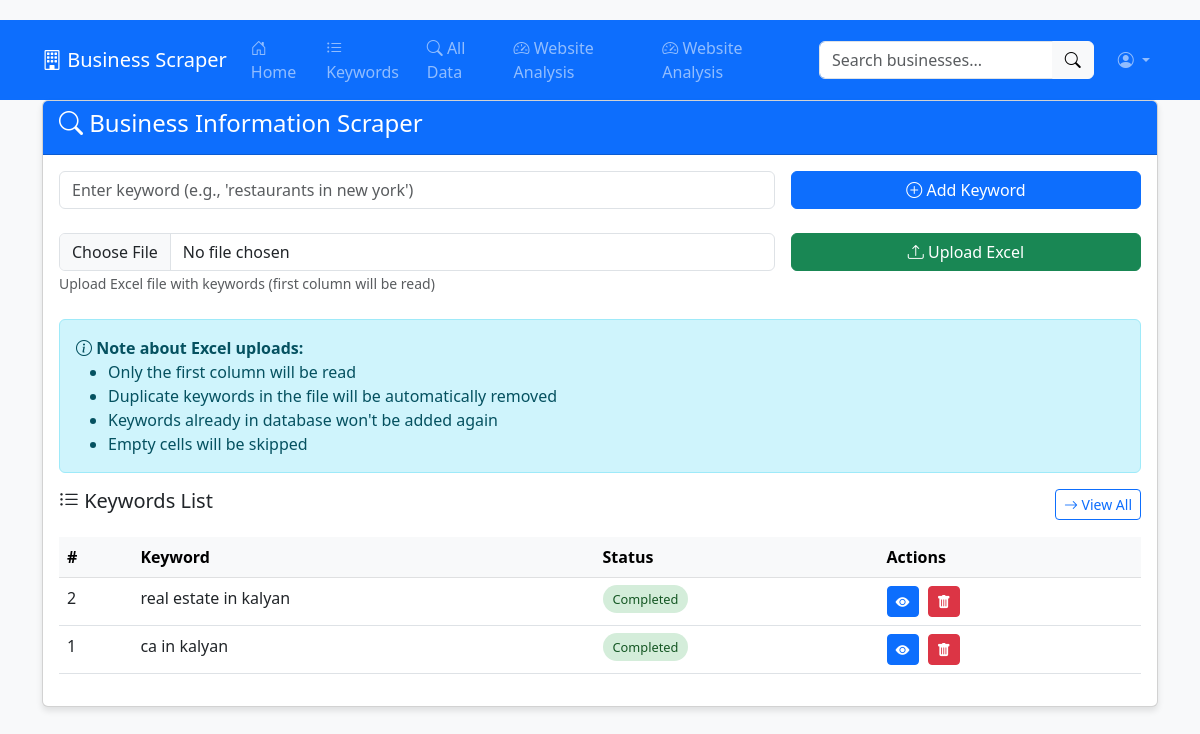
The page / on the database its author committed.
### app.py (models this page shows)
class Keyword(db.Model):
    id = db.Column(db.Integer, primary_key=True)
    keyword = db.Column(db.String(200), nullable=False)
    status = db.Column(db.String(20), default='pending')  # pending, in_progress, completed
    created_at = db.Column(db.DateTime, default=datetime.utcnow)
    completed_at = db.Column(db.DateTime, nullable=True)
    last_analyzed = db.Column(db.DateTime)

### app.py (the view, shortened to what this page needs)
@app.route('/', methods=['GET', 'POST'])
def index():
    keywords = Keyword.query.order_by(Keyword.id.desc()).all()
    return render_template('index.html', keywords=keywords)

### templates/index.html (shortened to what this page needs)
{% extends "base.html" %}
{% block content %}
<div class="card">
    <div class="card-header bg-primary text-white">
        <h4><i class="bi bi-search"></i> Business Information Scraper</h4>
    </div>
    <div class="card-body">
        <form method="POST" class="mb-4">
            <div class="row g-3">
                <div class="col-md-8">
                    <input type="text" name="keyword" class="form-control" placeholder="Enter keyword (e.g., 'restaurants in new york')" required>
                </div>
                <div class="col-md-4">
                    <button type="submit" class="btn btn-primary w-100">
                        <i class="bi bi-plus-circle"></i> Add Keyword
                    </button>
                </div>
            </div>
        </form>
        <form method="POST" action="{{ url_for('upload_file') }}" enctype="multipart/form-data" class="mb-4">
            <div class="row g-3">
                <div class="col-md-8">
                    <input type="file" name="file" class="form-control" accept=".xlsx,.xls,.csv" required>
                    <small class="text-muted">Upload Excel file with keywords (first column will be read)</small>
                </div>
                <div class="col-md-4">
                    <button type="submit" class="btn btn-success w-100">
                        <i class="bi bi-upload"></i> Upload Excel
                    </button>
                </div>
            </div>
        </form>
        <div class="alert alert-info">
            <i class="bi bi-info-circle"></i>
            <strong>Note about Excel uploads:</strong>
            <ul class="mb-0">
                <li>Only the first column will be read</li>
                <li>Duplicate keywords in the file will be automatically removed</li>
                <li>Keywords already in database won't be added again</li>
                <li>Empty cells will be skipped</li>
            </ul>
        </div>
        <div class="d-flex justify-content-between align-items-center mb-3">
            <h5><i class="bi bi-list-ul"></i> Keywords List</h5>
            <a href="{{ url_for('keywords') }}" class="btn btn-sm btn-outline-primary">
                <i class="bi bi-arrow-right"></i> View All
            </a>
        </div>
        <div class="table-responsive">
            <table class="table table-hover">
                <thead class="table-light">
                    <tr>
                        <th>#</th>
                        <th>Keyword</th>
                        <th>Status</th>
                        <th>Actions</th>
                    </tr>
                </thead>
                <tbody>
                    {% for keyword in keywords[:5] %}
                    <tr>
                        <td>{{ keyword.id }}</td>
                        <td>{{ keyword.keyword }}</td>
                        <td>
                            <span class="status-badge status-{{ keyword.status }}">
                                {{ keyword.status|capitalize }}
                            </span>
                        </td>
                        <td>
                            <a href="{{ url_for('results', keyword_id=keyword.id) }}" class="btn btn-sm btn-primary action-btn" data-bs-toggle="tooltip" title="View Results">
                                <i class="bi bi-eye-fill"></i>
                            </a>
                            <form method="POST" action="{{ url_for('delete_keyword', keyword_id=keyword.id) }}" class="d-inline">
                                <button type="submit" class="btn btn-sm btn-danger action-btn" data-bs-toggle="tooltip" title="Delete" onclick="return confirm('Are you sure?')">
                                    <i class="bi bi-trash-fill"></i>
                                </button>
                            </form>
                        </td>
                    </tr>
                    {% else %}
                    <tr>
                        <td colspan="4" class="text-center text-muted">No keywords found. Add some to get started.</td>
                    </tr>
                    {% endfor %}
                </tbody>
            </table>
        </div>
    </div>
</div>
{% endblock %}

### templates/base.html (style rules this page uses)
body { background-color: #f8f9fa; padding-top: 20px; }
.card { margin-bottom: 20px; box-shadow: 0 4px 6px rgba(0, 0, 0, 0.1); }
.table-responsive { overflow-x: auto; }
.status-badge { font-size: 0.8rem; padding: 5px 10px; border-radius: 20px; }
.status-completed { background-color: #d4edda; color: #155724; }
.action-btn { margin-right: 5px; }

### rows shown on the page
Keyword: id "2", keyword "real estate in kalyan", status "Completed"
Keyword: id "1", keyword "ca in kalyan", status "Completed"
